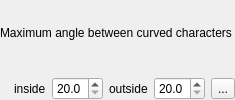
                       <widget class="QFrame" name="mPlacementMaxCharAngleFrame">
                        <layout class="QGridLayout" name="gridLayout_22">
                         <property name="verticalSpacing">
                          <number>12</number>
                         </property>
                         <property name="margin">
                          <number>0</number>
                         </property>
                         <item row="1" column="0">
                          <spacer name="horizontalSpacer_19">
                           <property name="orientation">
                            <enum>Qt::Horizontal</enum>
                           </property>
                           <property name="sizeType">
                            <enum>QSizePolicy::Fixed</enum>
                           </property>
                           <property name="sizeHint" stdset="0">
                            <size>
                             <width>8</width>
                             <height>20</height>
                            </size>
                           </property>
                          </spacer>
                         </item>
                         <item row="1" column="1">
                          <widget class="QLabel" name="mMaxCharAngleInLabel">
                           <property name="sizePolicy">
                            <sizepolicy hsizetype="Maximum" vsizetype="Preferred">
                             <horstretch>0</horstretch>
                             <verstretch>0</verstretch>
                            </sizepolicy>
                           </property>
                           <property name="text">
                            <string>inside</string>
                           </property>
                          </widget>
                         </item>
                         <item row="1" column="2">
                          <widget class="QgsDoubleSpinBox" name="mMaxCharAngleInDSpinBox">
                           <property name="decimals">
                            <number>1</number>
                           </property>
                           <property name="minimum">
                            <double>20.000000000000000</double>
                           </property>
                           <property name="maximum">
                            <double>60.000000000000000</double>
                           </property>
                           <property name="showClearButton" stdset="0">
                            <bool>false</bool>
                           </property>
                          </widget>
                         </item>
                         <item row="1" column="5">
                          <widget class="QgsDataDefinedButton" name="mMaxCharAngleDDBtn">
                           <property name="text">
                            <string>...</string>
                           </property>
                          </widget>
                         </item>
                         <item row="1" column="3">
                          <widget class="QLabel" name="mMaxCharAngleOutLabel">
                           <property name="sizePolicy">
                            <sizepolicy hsizetype="Maximum" vsizetype="Preferred">
                             <horstretch>0</horstretch>
                             <verstretch>0</verstretch>
                            </sizepolicy>
                           </property>
                           <property name="text">
                            <string>outside</string>
                           </property>
                          </widget>
                         </item>
                         <item row="1" column="4">
                          <widget class="QgsDoubleSpinBox" name="mMaxCharAngleOutDSpinBox">
                           <property name="decimals">
                            <number>1</number>
                           </property>
                           <property name="minimum">
                            <double>20.000000000000000</double>
                           </property>
                           <property name="maximum">
                            <double>95.000000000000000</double>
                           </property>
                           <property name="showClearButton" stdset="0">
                            <bool>false</bool>
                           </property>
                          </widget>
                         </item>
                         <item row="0" column="0" colspan="6">
                          <widget class="QLabel" name="mMaxCharAngleLabel">
                           <property name="sizePolicy">
                            <sizepolicy hsizetype="Expanding" vsizetype="Preferred">
                             <horstretch>0</horstretch>
                             <verstretch>0</verstretch>
                            </sizepolicy>
                           </property>
                           <property name="text">
                            <string>Maximum angle between curved characters</string>
                           </property>
                          </widget>
                         </item>
                        </layout>
                       </widget>
